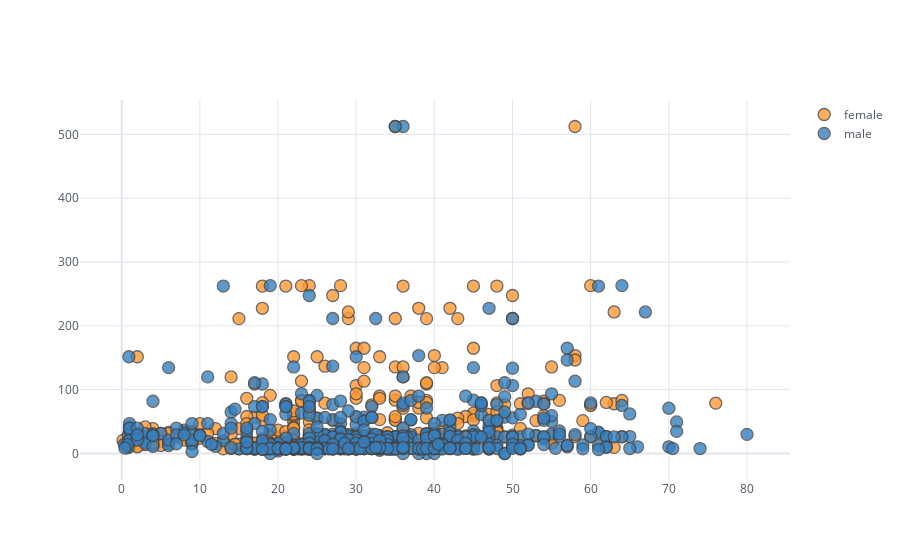

Notebook code cell kept with this figure:
### Code cell
titanic.iplot(kind="scatter", theme="white",x="age",y="fare",
            categories="sex")

### Figure 1 — Plotly figure (JSON) as saved in the notebook; plotly's stock layout.template omitted (floating-point values rounded to 4 significant figures; data arrays with more than 128 entries replaced by an {"elided": "..."} marker saying what was removed)
{"data": [{"marker": {"color": "rgba(255, 153, 51, 1.0)", "line": {"width": 1.3}, "opacity": 0.8, "size": 12, "symbol": "circle"}, "mode": "markers", "name": "female", "textfont": {"color": "#4D5663"}, "type": "scatter", "x": {"elided": "466 float values"}, "y": {"elided": "466 float values"}}, {"marker": {"color": "rgba(55, 128, 191, 1.0)", "line": {"width": 1.3}, "opacity": 0.8, "size": 12, "symbol": "circle"}, "mode": "markers", "name": "male", "textfont": {"color": "#4D5663"}, "type": "scatter", "x": {"elided": "843 float values"}, "y": {"elided": "843 float values"}}, {"marker": {"color": "rgba(50, 171, 96, 1.0)", "line": {"width": 1.3}, "opacity": 0.8, "size": 12, "symbol": "circle"}, "mode": "markers", "name": "nan", "textfont": {"color": "#4D5663"}, "type": "scatter", "x": [], "y": []}], "layout": {"legend": {"bgcolor": "#FFFFFF", "font": {"color": "#4D5663"}}, "paper_bgcolor": "#FFFFFF", "plot_bgcolor": "#FFFFFF", "title": {"font": {"color": "#4D5663"}}, "xaxis": {"gridcolor": "#E1E5ED", "showgrid": true, "tickfont": {"color": "#4D5663"}, "title": {"font": {"color": "#4D5663"}, "text": ""}, "zerolinecolor": "#E1E5ED"}, "yaxis": {"gridcolor": "#E1E5ED", "showgrid": true, "tickfont": {"color": "#4D5663"}, "title": {"font": {"color": "#4D5663"}, "text": ""}, "zerolinecolor": "#E1E5ED"}}}
